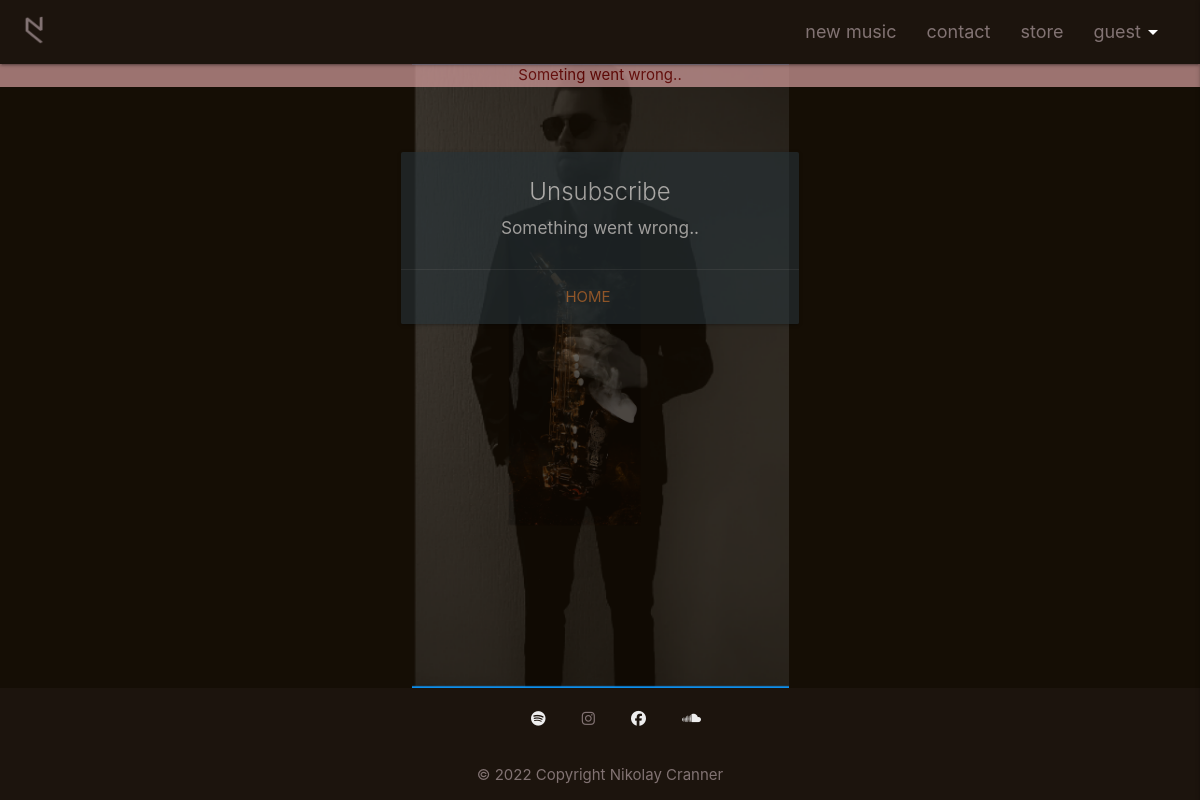
Before: /unsubscribe/32 with the older database file.
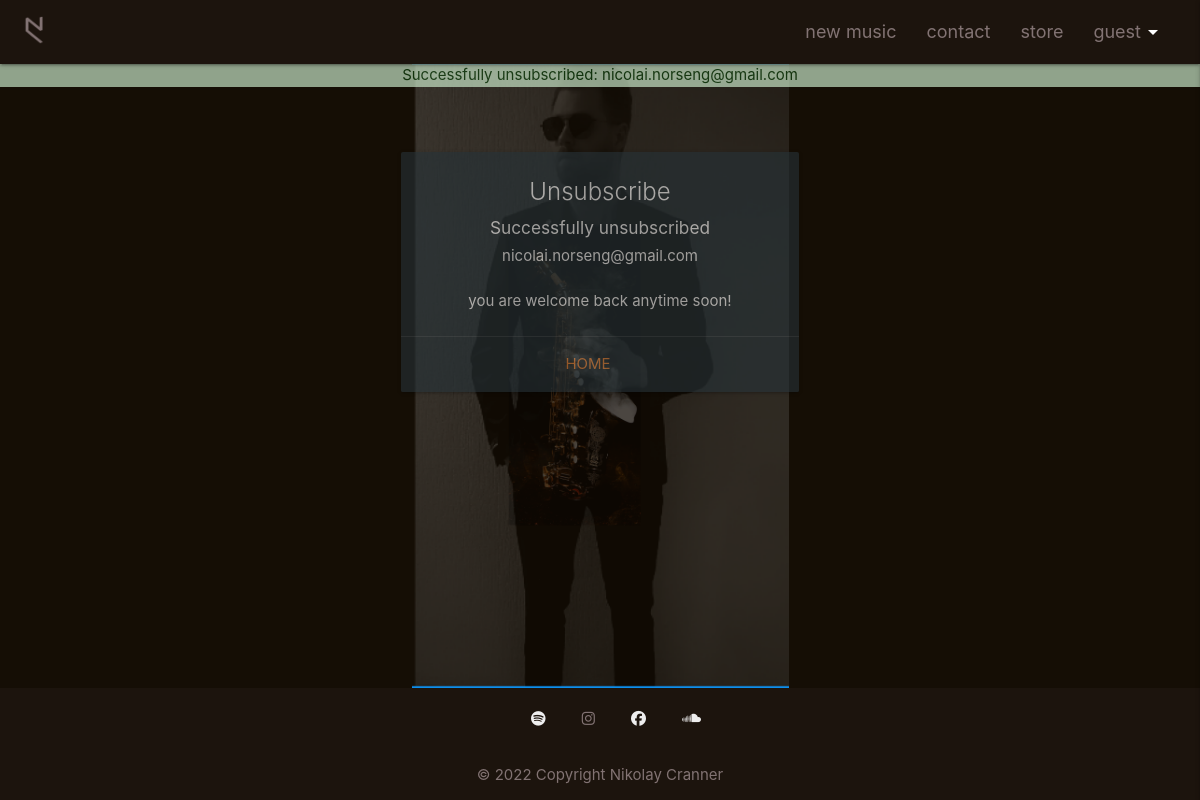
After: the same page with the newer database file.
### home/models.py (models this page shows, shortened)
class Subscribers(models.Model):
    email = models.EmailField(null=True)
    date = models.DateTimeField(auto_now_add=True)
    subscribed = models.BooleanField(default=True)

### home/views.py (the view)
# urls.py: path('unsubscribe/<id>', views.unsubscribe, name='unsubscribe'),
def unsubscribe(request, id):
    try:
        subscribers = Subscribers.objects.all()
        subscriber = Subscribers.objects.get(id=id)
        subscriber.subscribed = False
        subscriber.save()
        messages.success(request, "Successfully unsubscribed: "+ subscriber.email)
        context = {
            'subscriber': subscriber,
        }
    except:
        messages.error(request, "Someting went wrong..")
        context = {
        }
    return render(request, 'home/unsubscribe.html', context)

### home/templates/home/unsubscribe.html
{% extends 'base.html' %}
{% block content %}
<div class="row">
  <div class="col s12">
    <div class="card blue-grey darken-4">
      <div class="card-content white-text">
        <span class="card-title">Unsubscribe</span>
          {% if subscriber.subscribed == False %}
          <h6>Successfully unsubscribed</h6>
          <p>{{subscriber.email}}</p>
          <br>
          <p>you are welcome back anytime soon!</p>
          {% else %}
          <h6>Something went wrong..</h6>
          {% endif %}
      </div>
      <div class="card-action">
        <a href="{% url 'home' %}">home</a>
      </div>
    </div>
  </div>
</div>
{% endblock %}

### templates/base.html (shortened to what this page needs)
{% load static %}
<!DOCTYPE html>
<html lang="en">
<head>
    <link rel="stylesheet" href="https://cdnjs.cloudflare.com/ajax/libs/materialize/1.0.0/css/materialize.min.css">
    <link rel="stylesheet" href='{% static "css/style.css" %}'>
</head>
<body>
  {% block page_header %}
  <header>
    <div class="navbar-fixed">
      <nav>
        <div class="nav-wrapper nc-header-footer">
          <a href="{% url 'home' %}" class="brand-logo left">
            <img src='{% static "img/logo.png" %}' alt="Nikolay Cranner Logo" class="nc-logo">
          </a>
          <ul id="nav-mobile" class="right hide-on-med-and-down">
            <li><a href="{% url 'music' %}">new music</a></li>
            <li><a href="{% url 'contact' %}">contact</a></li>
            <li><a href="{% url 'store' %}">store</a></li>
            <li><a class="dropdown-trigger" href="#!" data-target="dropdown1">{{ request.user.username|default:'guest' }}<i class="material-icons right">arrow_drop_down</i></a></li>
          </ul>
        </div>
      </nav>
    </div>
  </header>
  {% endblock %}
  <main style="background-image: url('{% static "img/background.PNG" %}');">
    <div id="msg-row">
      {% if messages %}
      {% for msg in messages %}
      <div class="msg {{msg.tags}}">{{msg}}</div>
      {% endfor %}
      {% endif %}
    </div>
  <section>
    <div class="container">
      <div class="row center">
       <div class="col s12 m8 offset-m2 l6 offset-l3">
         {% block content %}
         {% endblock %}
       </div>
      </div>
     </div>
  </section>
  </main>
  <footer class="page-footer nc-header-footer">
    <div class="container">
      <div class="row center nc-socials">
        <a class="grey-text text-lighten-3" href="https://open.spotify.com/artist/4NvkvOJ0mDM7QjdzOZLDRd?si=jLyIf8k9R9aKJbMTzNoJsw" rel="nofollow"><i class="fab fa-spotify"></i></a>
        <a class="grey-text text-lighten-3" href="https://www.instagram.com/nikolay_cranner/" rel="nofollow"></a><i class="fab fa-instagram"></i></a>
        <a class="grey-text text-lighten-3" href="https://www.facebook.com/NikolayCranner" rel="nofollow"><i class="fab fa-facebook"></i></a>
        <a class="grey-text text-lighten-3" href="https://soundcloud.com/nikolaycranner" rel="nofollow"><i class="fab fa-soundcloud"></i></a>
      </div>
    </div>
    <div class="footer-copyright nc-header-footer center">
      <div class="container">
      © 2022 Copyright Nikolay Cranner
      </div>
    </div>
  </footer>
</body>
</html>

### static/css/style.css (style rules this page uses)
.nc-header-footer, .modal-footer, .dropdown-content { background-color: #1C140D !important; color: #827373 !important; }
.nc-socials>a { padding-left: 32px; }
main { background-repeat: no-repeat; background-size: contain; background-position: center; flex: 1 0 auto; }
.msg { text-align: center; opacity: 0.8; }
#msg-row { z-index: 2; top: 0; left: 0; width: 100%; height: 10vh; }
.success { background-color: rgb(212, 244, 212); color: rgb(15, 69, 15); }
body { display: flex; min-height: 100vh; flex-direction: column; background-color: #150E05; color: #827373 !important; }
.nc-logo { height: 30px; width: auto; margin-top: 15px; margin-left: 20px; }
#nav-mobile li>a { color: #827373 !important; font-size: 1.2rem; }
.material-icons { color: white; margin-right: 20px; margin-left: 0px !important; }
.card { opacity: 0.6; }
.card-action>a { color: #df833d !important; }

Changed rows visible on the page:
added Subscribers: email "nicolai.norseng@gmail.com"
Other visible differences:
new list line: "Successfully unsubscribed: nicolai.norseng@gmail.com"
text no longer shown: "Something went wrong.."
text now shown: "Successfully unsubscribed you are welcome back anytime soon!"
list line gone: "Someting went wrong.."
